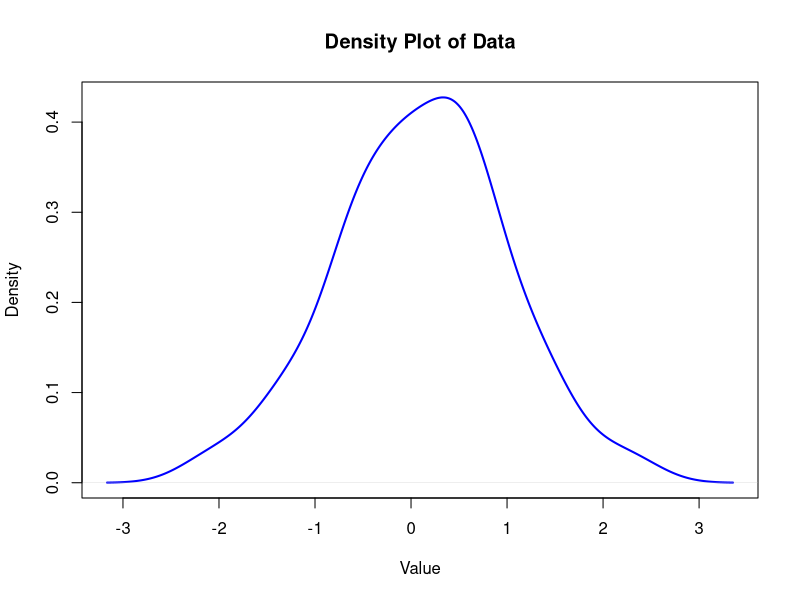
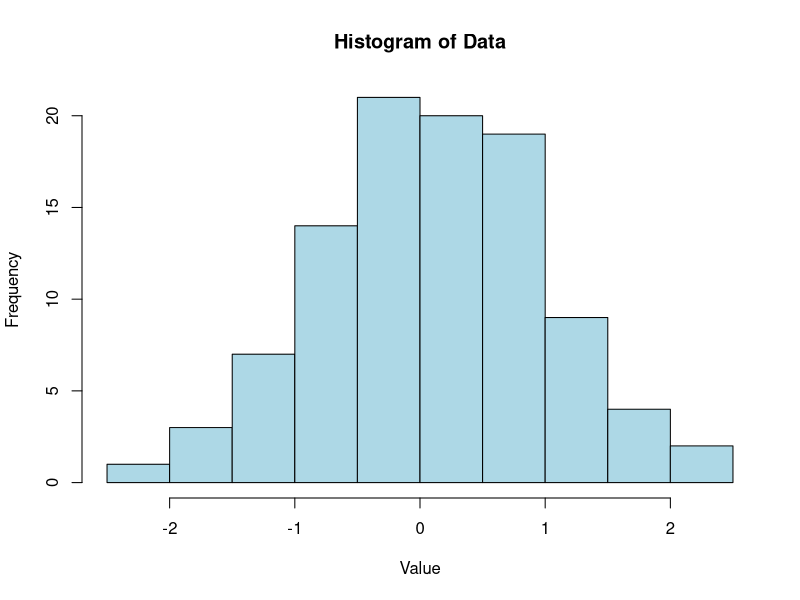
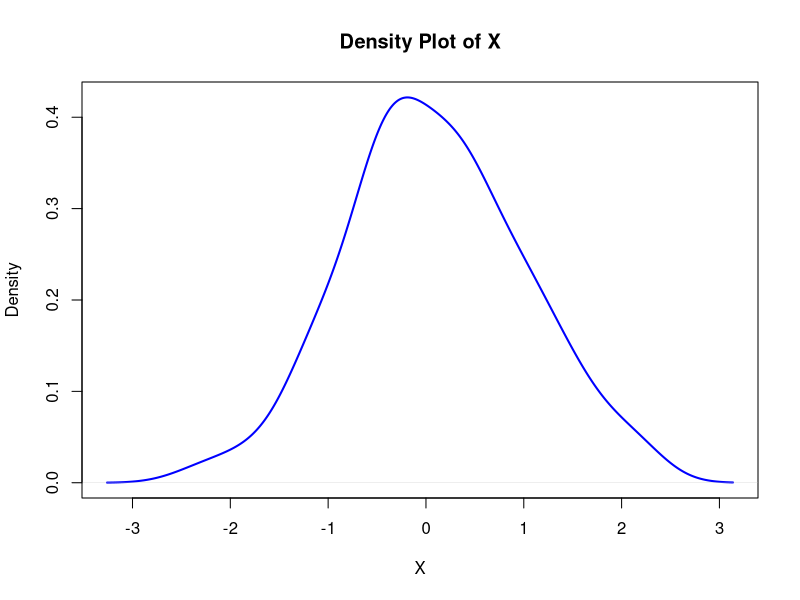
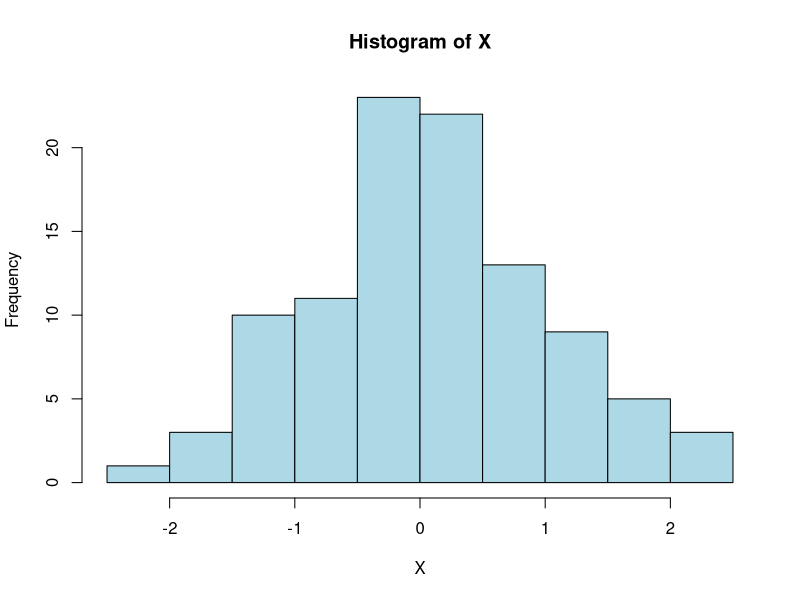
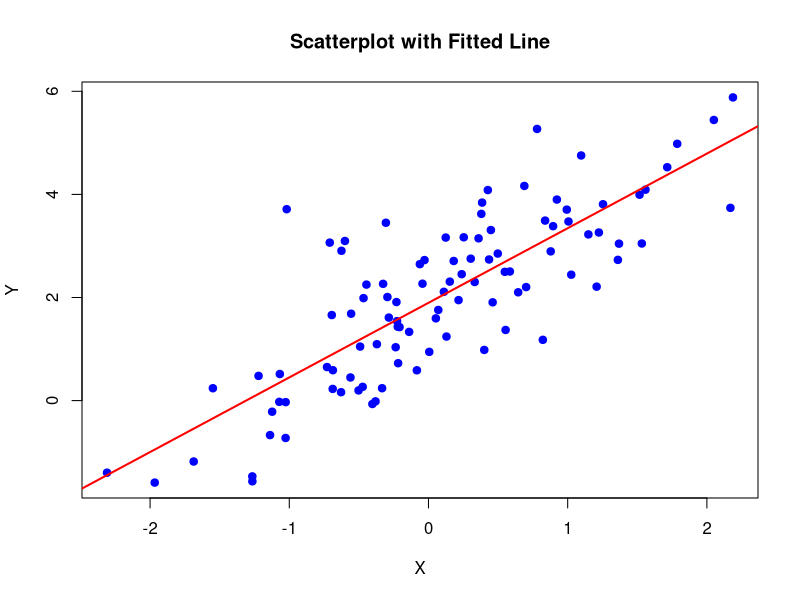
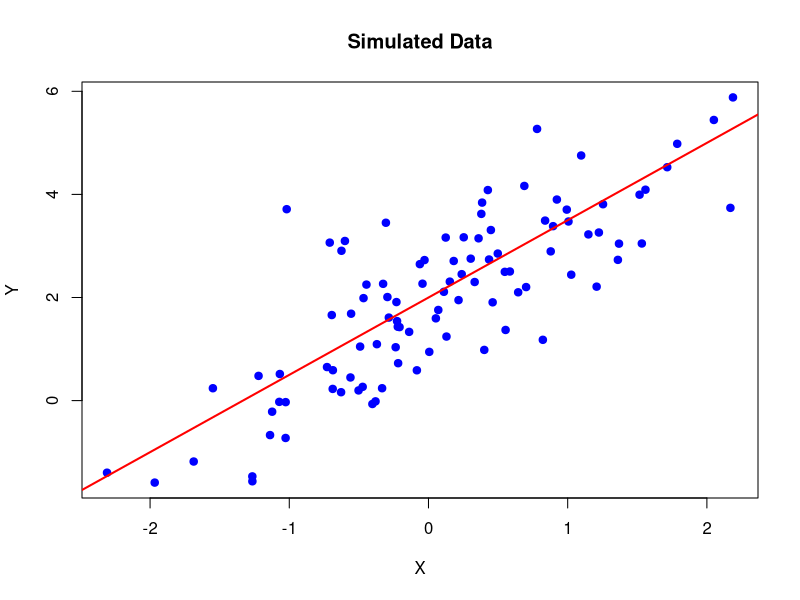
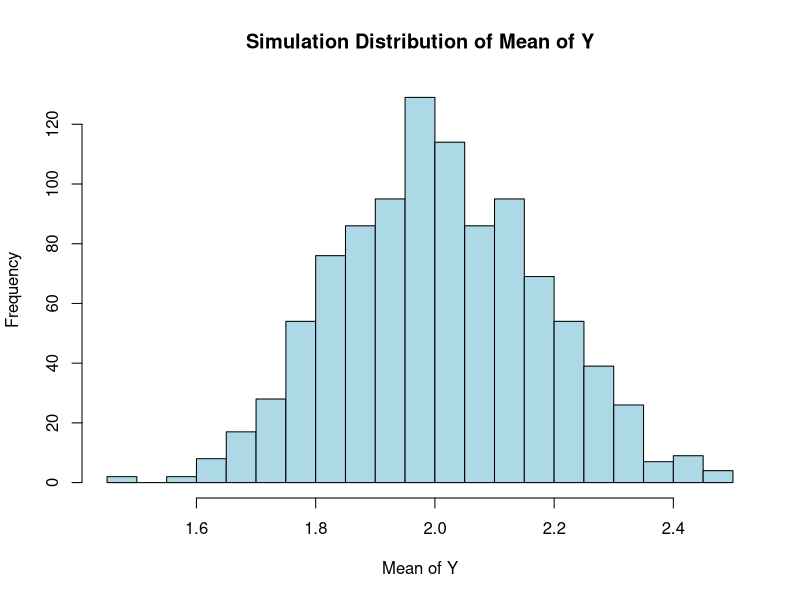
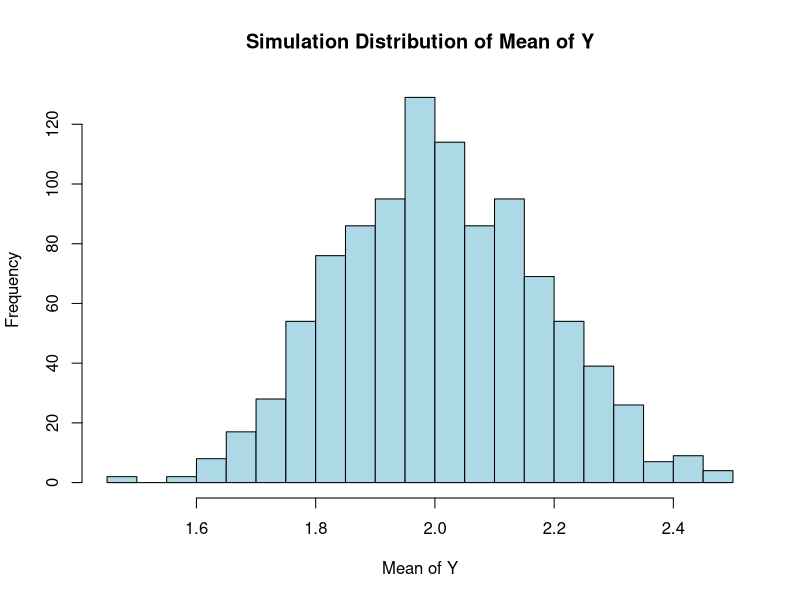

The R script that drew these images, in order:
## ---- chunk 1
# Fit a simple linear regression model
data(mtcars)
lm_model <- lm(mpg ~ hp, data = mtcars)

# Get the summary
summary(lm_model)
## ---- chunk 2
# Load dataset
data(mtcars)

# Fit linear model
lm_model <- lm(mpg ~ hp, data = mtcars)

# Get summary
summary(lm_model)
## ---- chunk 3
# Example data
set.seed(1)
data <- rnorm(100)

# Density plot
plot(density(data),
     main = "Density Plot of Data",
     xlab = "Value",
     ylab = "Density",
     col = "blue",
     lwd = 2)
## ---- chunk 4
# Histogram
hist(data,
     breaks = 10,  # Number of bins
     main = "Histogram of Data",
     xlab = "Value",
     col = "lightblue",
     border = "black")
## ---- chunk 5
# Generate example data
set.seed(123)
x <- rnorm(100)
y <- 2 + 1.5 * x + rnorm(100, sd = 1)

# (1) Density Plot
plot(density(x),
     main = "Density Plot of X",
     xlab = "X",
     col = "blue",
     lwd = 2)

# (2) Histogram
hist(x,
     breaks = 10,
     main = "Histogram of X",
     xlab = "X",
     col = "lightblue",
     border = "black")

# (3) Scatterplot with Fitted Line
plot(x, y,
     main = "Scatterplot with Fitted Line",
     xlab = "X",
     ylab = "Y",
     pch = 19,
     col = "blue")
abline(lm(y ~ x), col = "red", lwd = 2)

## ---- chunk 6
set.seed(123)  # For reproducibility

# Parameters
n <- 100                 # Number of observations
beta_0 <- 2              # Intercept
beta_1 <- 1.5            # Slope
sigma <- 1               # Standard deviation of noise

# Generate data
x <- rnorm(n, mean = 0, sd = 1)  # Predictor variable
epsilon <- rnorm(n, mean = 0, sd = sigma)  # Random noise
y <- beta_0 + beta_1 * x + epsilon         # Response variable

# Create a data frame
data <- data.frame(x = x, y = y)

# Plot the simulated data
plot(data$x, data$y,
     main = "Simulated Data",
     xlab = "X",
     ylab = "Y",
     pch = 19,
     col = "blue")
abline(a = beta_0, b = beta_1, col = "red", lwd = 2)  # True line
## ---- chunk 7
set.seed(123)

# Simulation parameters
num_simulations <- 1000
n <- 100
beta_0 <- 2
beta_1 <- 1.5
sigma <- 1

# Storage for means
y_means <- numeric(num_simulations)

# Simulation loop
for (i in 1:num_simulations) {
  # Generate x and epsilon
  x <- rnorm(n, mean = 0, sd = 1)
  epsilon <- rnorm(n, mean = 0, sd = sigma)
  
  # Generate y
  y <- beta_0 + beta_1 * x + epsilon
  
  # Compute and store the mean of y
  y_means[i] <- mean(y)
}

# Plot the simulation distribution
hist(y_means,
     breaks = 30,
     main = "Simulation Distribution of Mean of Y",
     xlab = "Mean of Y",
     col = "lightblue",
     border = "black")

## ---- chunk 8

# Summary statistics
simulated_mean <- mean(y_means)
simulated_sd <- sd(y_means)

# Print results
cat("Simulated Mean of Y:", simulated_mean, "\n")
cat("Simulated SD of Y:", simulated_sd, "\n")

# Compare to theoretical mean and standard deviation
theoretical_mean <- beta_0
theoretical_sd <- sigma / sqrt(n)

cat("Theoretical Mean of Y:", theoretical_mean, "\n")
cat("Theoretical SD of Y:", theoretical_sd, "\n")
## ---- chunk 9
# Set parameters
set.seed(123)
num_simulations <- 1000
n <- 100
beta_0 <- 2
beta_1 <- 1.5
sigma <- 1

# Storage for means
y_means <- numeric(num_simulations)

# Simulation loop
for (i in 1:num_simulations) {
  x <- rnorm(n, mean = 0, sd = 1)
  epsilon <- rnorm(n, mean = 0, sd = sigma)
  y <- beta_0 + beta_1 * x + epsilon
  y_means[i] <- mean(y)
}

# Plot simulation distribution
hist(y_means,
     breaks = 30,
     main = "Simulation Distribution of Mean of Y",
     xlab = "Mean of Y",
     col = "lightblue",
     border = "black")

# Calculate and print statistics
cat("Simulated Mean of Y:", mean(y_means), "\n")
cat("Simulated SD of Y:", sd(y_means), "\n")
cat("Theoretical Mean of Y:", beta_0, "\n")
cat("Theoretical SD of Y:", sigma / sqrt(n), "\n")
## ---- chunk 10
set.seed(123)
# Generate data
n <- 200
x1 <- rnorm(n, mean = 0, sd = 1)
x2 <- rnorm(n, mean = 0, sd = 1)
epsilon <- rnorm(n, mean = 0, sd = 1)
y <- 2 + 1.5 * x1 - 2 * x2 + 0.8 * x1 * x2 + 1.2 * x1^2 + epsilon
# Create a data frame
data <- data.frame(y, x1, x2)
## ---- chunk 11
# Fit linear model with interactions and polynomials
lm_model <- lm(y ~ x1 + x2 + I(x1 * x2) + I(x1^2), data = data)

# Print summary of the model
summary(lm_model)
## ---- chunk 12

library(glmnet)

# Prepare data for glmnet
x <- model.matrix(y ~ x1 + x2 + I(x1 * x2) + I(x1^2), data)[, -1]  # Remove intercept
y <- data$y

# Fit Ridge Regression
ridge_model <- glmnet(x, y, alpha = 0)  # alpha = 0 for Ridge
plot(ridge_model, xvar = "lambda", label = TRUE)  # Plot coefficient paths
## ---- chunk 13

# Fit Lasso Regression
lasso_model <- glmnet(x, y, alpha = 1)  # alpha = 1 for Lasso
plot(lasso_model, xvar = "lambda", label = TRUE)  # Plot coefficient paths
## ---- chunk 14
# Ridge Cross-Validation
ridge_cv <- cv.glmnet(x, y, alpha = 0)  # Ridge
best_lambda_ridge <- ridge_cv$lambda.min
cat("Best Lambda for Ridge:", best_lambda_ridge, "\n")

# Lasso Cross-Validation
lasso_cv <- cv.glmnet(x, y, alpha = 1)  # Lasso
best_lambda_lasso <- lasso_cv$lambda.min
cat("Best Lambda for Lasso:", best_lambda_lasso, "\n")
## ---- chunk 15
# Refit models with optimal lambda
ridge_final <- glmnet(x, y, alpha = 0, lambda = best_lambda_ridge)
lasso_final <- glmnet(x, y, alpha = 1, lambda = best_lambda_lasso)

# Coefficients for Ridge and Lasso
coef_ridge <- coef(ridge_final)
coef_lasso <- coef(lasso_final)

cat("Ridge Coefficients:\n")
print(coef_ridge)
cat("Lasso Coefficients:\n")
print(coef_lasso)
